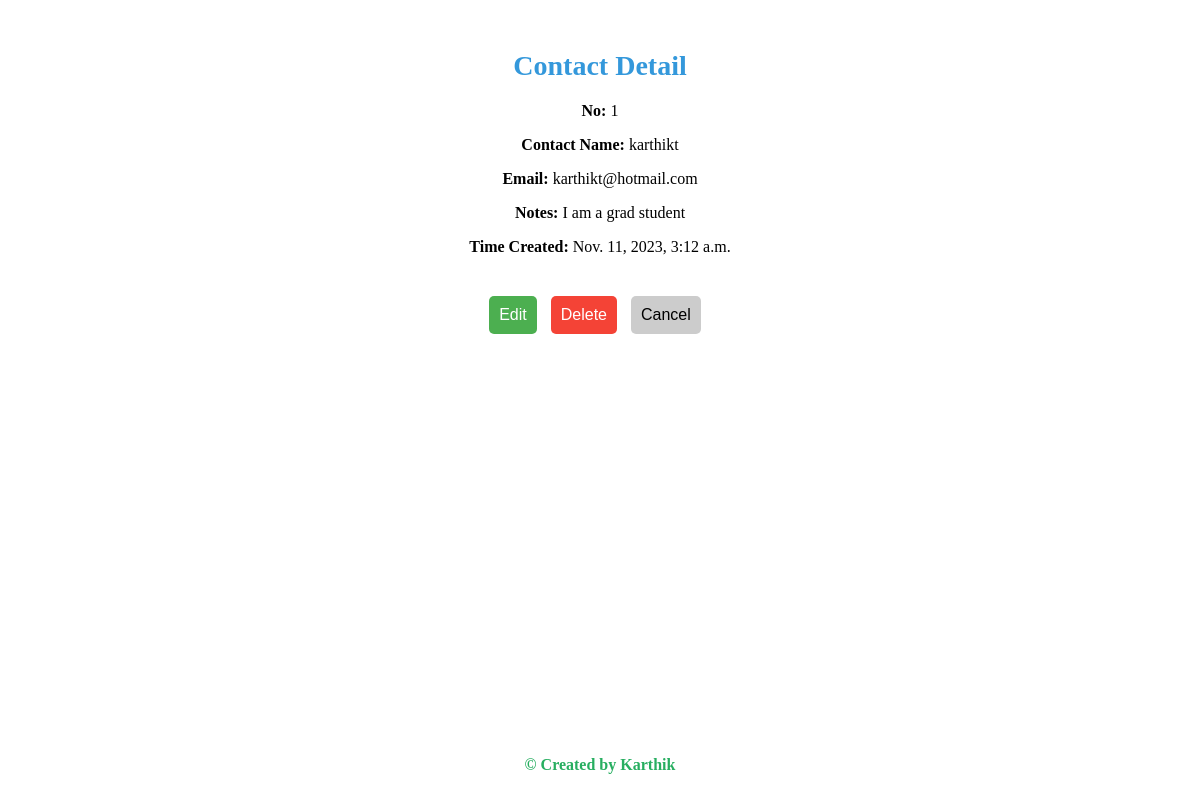
The app's page /karthikt0624/contact_detail/1/ with its own data.
### karthikt0624/models.py (models this page shows, shortened)
class Contact(models.Model):
    serial_number = models.AutoField(primary_key=True)
    contact_name = models.CharField(max_length=255)
    notes = models.TextField(blank=True, null=True)  # New field for long paragraph
    email = models.EmailField()
    date_created = models.DateTimeField(auto_now_add=True)

### karthikt0624/views.py (the view)
def contact_detail(request, serial_number):
    contact = get_object_or_404(Contact, serial_number=serial_number)
    return render(request, 'contact/contact_detail.html', {'contact': contact})

### templates/contact/contact_detail.html (shortened to what this page needs)
{% load static %}
<!DOCTYPE html>
<html lang="en">
<head>
    <link rel="stylesheet" type="text/css" href="{% static 'contact/formstyle.css' %}">
</head>
<body>
<div class="container">
    <h1 class="center-heading">Contact Detail</h1>
    {% block content %}
    <div class="contact-details">
        <p><strong>No:</strong> {{ contact.serial_number }}</p>
        <p><strong>Contact Name:</strong> {{ contact.contact_name }}</p>
        <p><strong>Email:</strong> {{ contact.email }}</p>
        <p><strong>Notes:</strong> {{ contact.notes }}</p>
        <p><strong>Time Created:</strong> {{ contact.date_created }}</p>
        <div class="buttons">
            <a href="{% url 'update_contact' contact.serial_number %}">
                <button class="edit-btn">Edit</button>
            </a>
            <a href="{% url 'delete_contact' contact.serial_number %}">
                <button class="delete-btn">Delete</button>
            </a>
            <a href="{% url 'startpage' %}">
                <button class="cancel-btn">Cancel</button>
            </a>
        </div>
    </div>
{% endblock %}
<div class="footer">
    <p class="copyright"> &copy; Created by Karthik</p>
  </div>
  </div>
  </body>
  </html>

### static/contact/formstyle.css (style rules this page uses)
.container { margin: 50px auto; text-align: center; }
.center-heading { color: #3498db; font-size: 28px; margin-bottom: 20px; }
button { background-color: #3498db; color: white; padding: 12px 20px; border: none; border-radius: 5px; cursor: pointer; font-size: 16px; }
a { display: inline-block; margin-top: 20px; }
.copyright { position: absolute; bottom: 10px; left: 50%; transform: translateX(-50%); color: #27ae60; / Green color for the copyright text / font-size: 15px; font-weight: bold; / Bold text / }
.footer { margin-top: 20px; / Adjust the margin as needed / text-align: center; }
.contact-details p { margin-bottom: 10px; }
.buttons { margin-top: 20px; }
.edit-btn, .delete-btn, .cancel-btn { padding: 10px; margin-right: 10px; cursor: pointer; }
.edit-btn { background-color: #4caf50; color: white; }
.delete-btn { background-color: #f44336; color: white; }
.cancel-btn { background-color: #ccc; color: black; }

### records on screen
Contact: serial_number "1", contact_name "karthikt", email "karthikt@hotmail.com", notes "I am a grad student", date_created "Nov. 11, 2023, 3:12 a.m."
